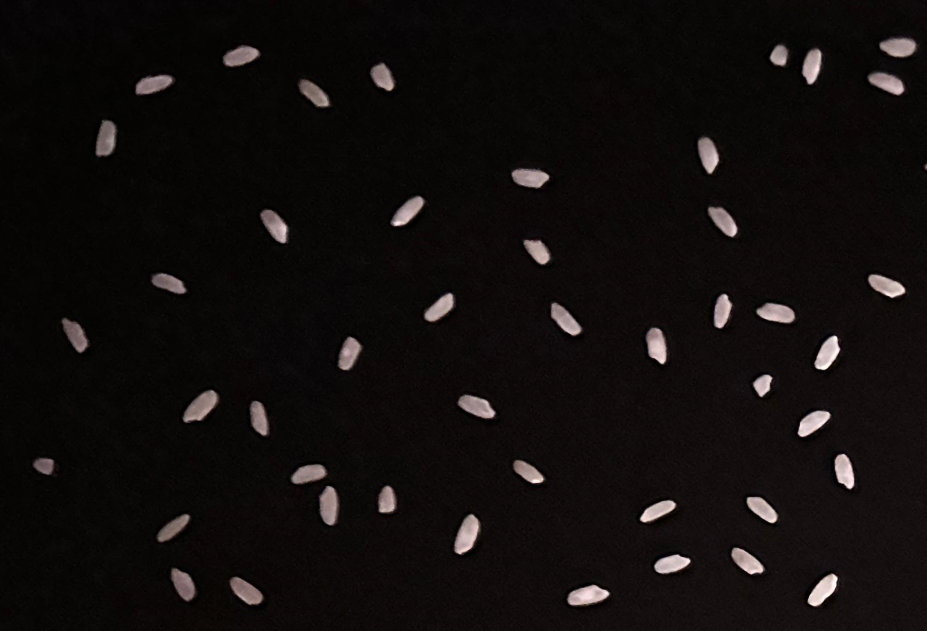
#> input picture odev3/image.jpeg, 1854 x 1261 px (shown at 1/2 size)
$ python main.py
#> lines starting #> are read from the running program, lines starting #| are printed output that depends on the picture; after the words box and inside, x2 and y2 are one past the last pixel; in counts of white or black regions, pixels touching at a corner belong together
import cv2

img = cv2.imread("image.jpeg")
#> img is the input picture: shape (1261, 1854, 3); mean B, G, R 12.5, 13.6, 17.2
img = cv2.resize(img, (700, 500))
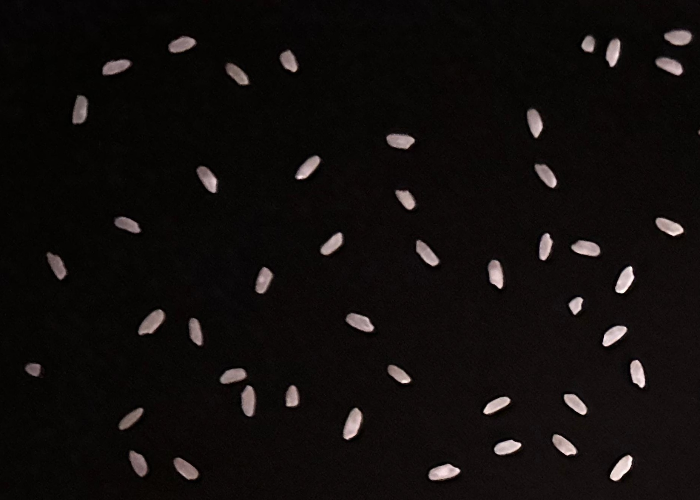
#> img: shape (500, 700, 3); mean B, G, R 12.4, 13.5, 17.1
cevir = cv2.cvtColor(img, cv2.COLOR_RGB2GRAY)
ret, threshold = cv2.threshold(cevir, 55, 250, cv2.THRESH_BINARY)
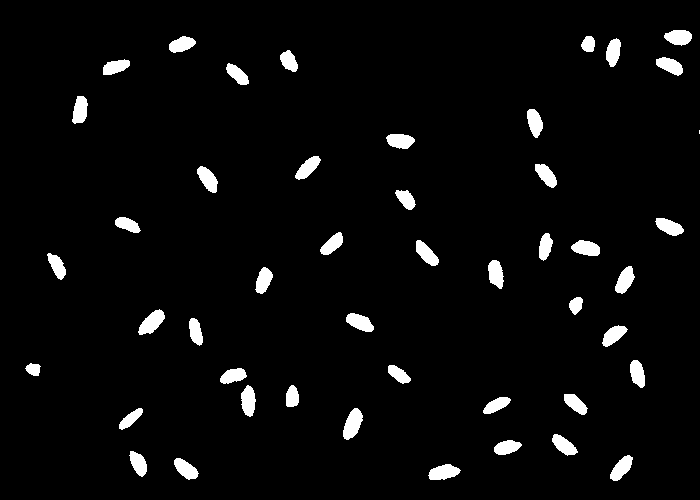
#> threshold: shape (500, 700); values 0 (black) and 250 (white), 4% white; 47 white regions (1 under 20 px)
pirincsay = cv2.findContours(threshold, cv2.RETR_EXTERNAL, cv2.CHAIN_APPROX_SIMPLE)
#> pirincsay = 47 contours, 1 with area under 20; largest, box (x1, y1, x2, y2) and area: (343, 408, 363, 440) 373, (138, 309, 165, 335) 359, (428, 464, 461, 480) 330, (241, 385, 256, 417) 314, (346, 313, 374, 332) 312
print("Pirinc sayisi:5",len(pirincsay))
#| Pirinc sayisi:5 2
arkaplan = cv2.bitwise_and(img, img, mask=threshold)
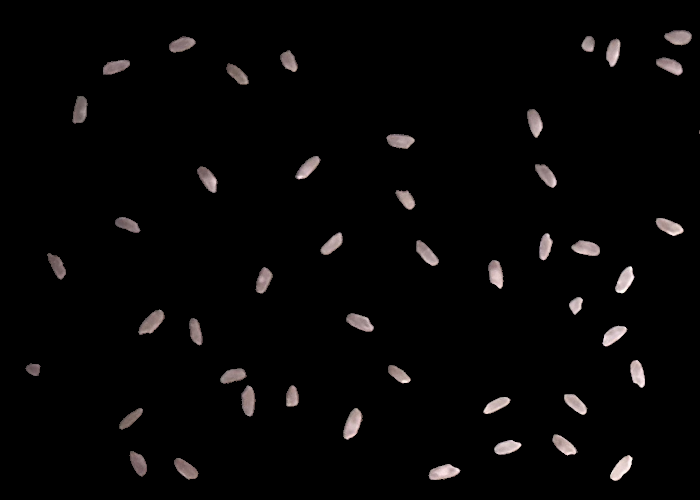
#> arkaplan: shape (500, 700, 3); mean B, G, R 5.6, 5.6, 6.3
cv2.imshow("ilk hali", img)
cv2.imshow("Son hali", arkaplan)
cv2.waitKey(0)
cv2.destroyAllWindows()

$ run again, with odev3/sonuc.png saved as odev3/image.jpeg
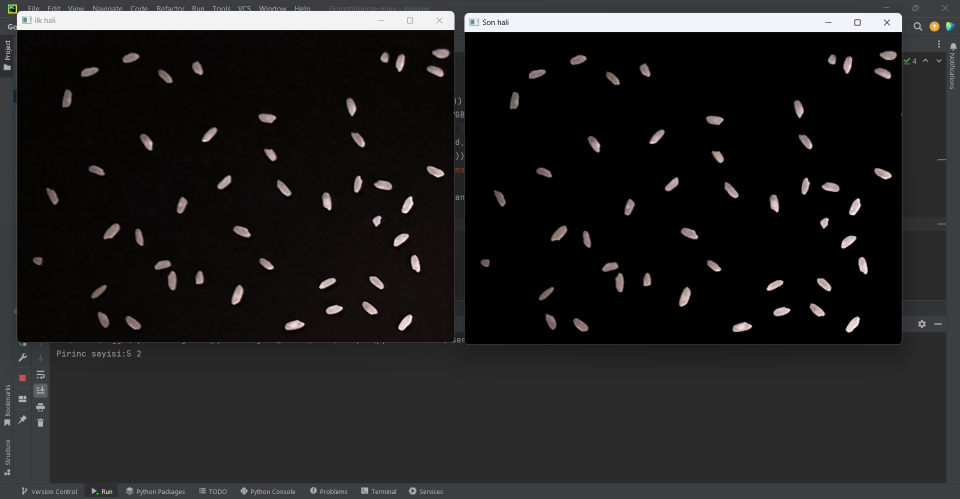
#> input picture odev3/sonuc.png, 1920 x 997 px (shown at 1/2 size)
#> img is the input picture: shape (997, 1920, 3); mean B, G, R 32.9, 32.9, 33.7
#> img: shape (500, 700, 3)
#> `ret, threshold = cv2.threshold(cevir, 55, 250, cv2.THRESH_BINARY)`:
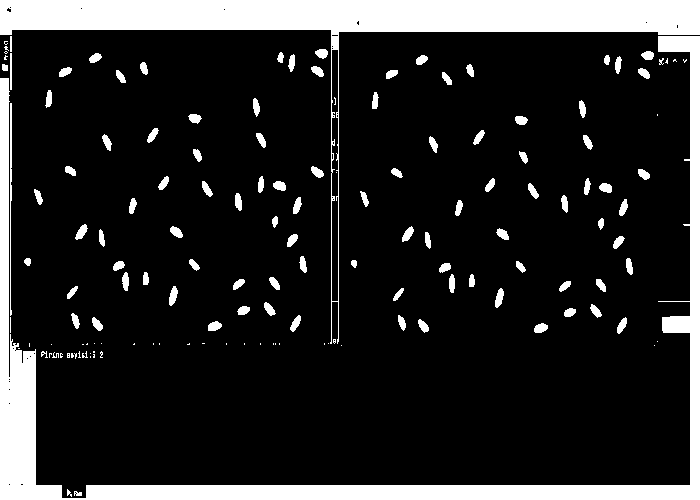
#> threshold: shape (500, 700); values 0 (black) and 250 (white), 15.6% white; 150 white regions (46 under 20 px)
#> pirincsay = 148 contours, 51 with area under 20; largest, box (x1, y1, x2, y2) and area: (0, 0, 700, 344) 23082, (0, 36, 700, 500) 21292, (10, 103, 12, 316) 98, (169, 286, 178, 306) 96, (495, 288, 504, 308) 96
#| Pirinc sayisi:5 2
#> `arkaplan = cv2.bitwise_and(img, img, mask=threshold)`:
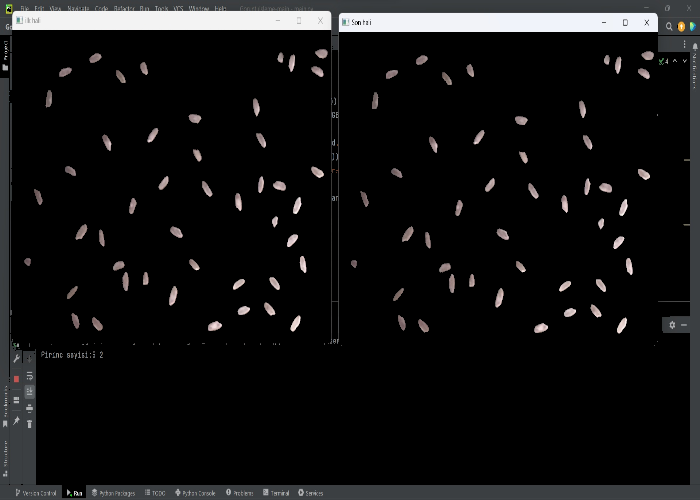
#> arkaplan: shape (500, 700, 3); mean B, G, R 18.3, 18, 18.1
